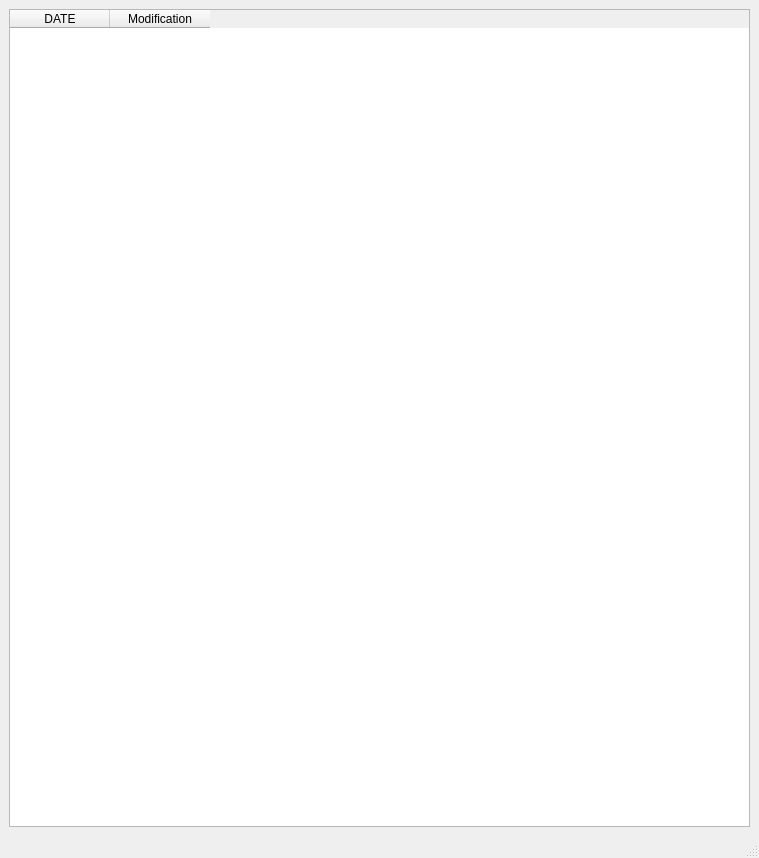
<?xml version="1.0" encoding="UTF-8"?>
<ui version="4.0">
 <class>wHistory</class>
 <widget class="QMainWindow" name="wHistory">
  <property name="geometry">
   <rect>
    <x>0</x>
    <y>0</y>
    <width>759</width>
    <height>858</height>
   </rect>
  </property>
  <property name="windowTitle">
   <string>MainWindow</string>
  </property>
  <widget class="QWidget" name="centralwidget">
   <layout class="QGridLayout" name="gridLayout">
    <item row="0" column="0">
     <widget class="QTableWidget" name="tblModifcation">
      <column>
       <property name="text">
        <string>DATE</string>
       </property>
      </column>
      <column>
       <property name="text">
        <string>Modification</string>
       </property>
      </column>
     </widget>
    </item>
   </layout>
  </widget>
  <widget class="QStatusBar" name="statusbar"/>
 </widget>
 <resources/>
 <connections/>
</ui>
